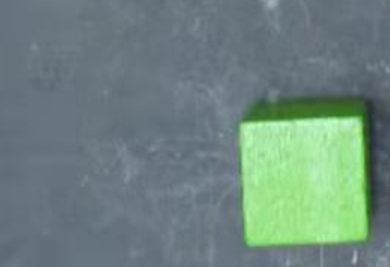
#> input picture CV/TestImg/1.png, 390 x 267 px
$ python cv_demo.py   (older library calls are emulated)
#> lines starting #> are read from the running program, lines starting #| are printed output that depends on the picture; after the words box and inside, x2 and y2 are one past the last pixel; in counts of white or black regions, pixels touching at a corner belong together
import cv2
import numpy as np


def ReadImg():
    img = cv2.imread('./TestImg/1.png')
#> img is the input picture: shape (267, 390, 3); mean B, G, R 126.4, 132.1, 109.9
    cv2.imshow('src',img)
    cv2.waitKey(0)
    return img


def GausBlur(src):
    dst = cv2.GaussianBlur(src,(5,5),1.5)
    cv2.imshow('GausBlur',dst)
    cv2.waitKey(0)
    return dst

def Gray_img(src):
    gray = cv2.cvtColor(src,cv2.COLOR_BGR2GRAY)
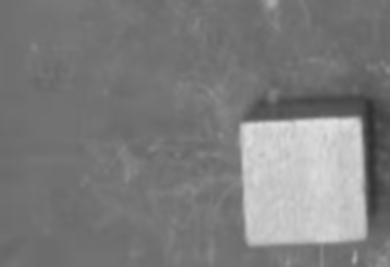
#> gray: shape (267, 390); min 48, max 224, mean 124.8
    cv2.imshow('gray',gray)
    cv2.waitKey(0)
    return gray


def threshold_img(src):
    ret, binary = cv2.threshold(src,0,255,cv2.THRESH_BINARY | cv2.THRESH_TRIANGLE)
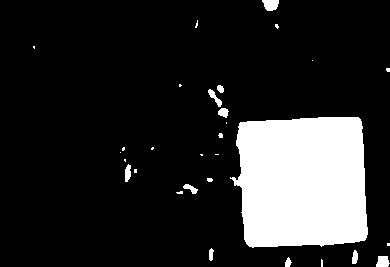
#> binary: shape (267, 390); 16.1% white; 30 white regions (17 under 20 px), largest, box (x1, y1, x2, y2) and area: (230, 117, 368, 248) 15727, (262, 0, 279, 11) 147, (376, 256, 390, 267) 125
#> ret = 129
    print("threshold value %s"%ret)
#| threshold value 129.0
    cv2.imshow('threshold',binary)
    cv2.waitKey(0)
    return binary

def open_mor(src):
    kernel = np.ones((5,5),np.uint8)
    opening = cv2.morphologyEx(src,cv2.MORPH_OPEN,kernel, iterations=5)
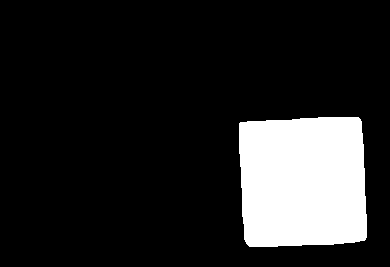
#> opening: shape (267, 390); 15% white; 1 white region
    cv2.imshow('open',opening)
    cv2.waitKey(0)
    return opening


def draw_shape(open_img,gray_img):
    im2, contours, hierarchy = cv2.findContours(open_img, cv2.RETR_TREE, cv2.CHAIN_APPROX_SIMPLE)
#> contours = 1 contour; box (x1, y1, x2, y2) and area: (239, 117, 367, 247) 15357
    cnt = contours[0]
#> cnt = contour of 58 points, box (x1, y1, x2, y2) (239, 117, 367, 247), area 15357

    rect = cv2.minAreaRect(cnt)
#> rect = ((302.4, 181.5), (124.3, 127.5), -2.45)
    box = cv2.boxPoints(rect)
#> box = [[243.1, 247.9], [237.6, 120.4], [361.8, 115.1], [367.2, 242.5]]
    box = np.int0(box)
#> box = [[243, 247], [237, 120], [361, 115], [367, 242]]
    cv2.drawContours(src,[box],0,(0,0,255),3)
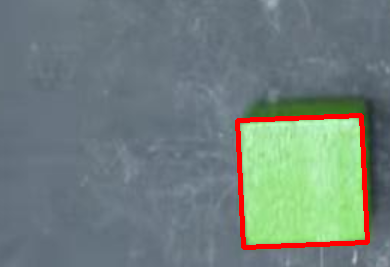
#> src: shape (267, 390, 3); mean B, G, R 124.2, 128.5, 113.6

    M = cv2.moments(cnt)
#> M = moments, m00 15357, centre m10/m00, m01/m00 = (302.6, 181.4)
    center_x = int(M['m10']/M['m00'])
#> center_x = 302
    center_y = int(M['m01']/M['m00'])
#> center_y = 181
    print('center_x:',center_x)
#| center_x: 302
    print('center_y:',center_y)
#| center_y: 181
    cv2.circle(src,(center_x,center_y),7,128,-1)
    str1 = '(' + str(center_x)+ ',' +str(center_y) +')'
#> str1 = '(302,181)'
    cv2.putText(src,str1,(center_x-50,center_y+40),cv2.FONT_HERSHEY_SIMPLEX,1,(255,255,0),2,cv2.LINE_AA)
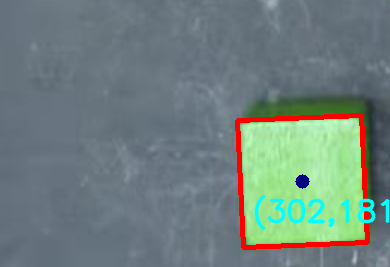
#> src: shape (267, 390, 3); mean B, G, R 125.6, 128.8, 111.7

    cv2.imshow('show',src)

src = ReadImg()
gaus_img = GausBlur(src)
gray_img = Gray_img(gaus_img)
thres_img = threshold_img(gray_img)
open_img = open_mor(thres_img)
draw_shape(open_img,src)


cv2.waitKey(0)
